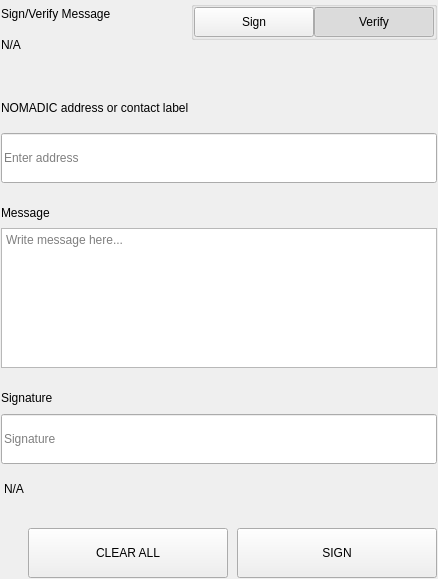
<?xml version="1.0" encoding="UTF-8"?>
<ui version="4.0">
 <class>SettingsSignMessageWidgets</class>
 <widget class="QWidget" name="SettingsSignMessageWidgets">
  <property name="geometry">
   <rect>
    <x>0</x>
    <y>0</y>
    <width>438</width>
    <height>579</height>
   </rect>
  </property>
  <property name="windowTitle">
   <string>Form</string>
  </property>
  <layout class="QVBoxLayout" name="verticalLayout">
   <property name="spacing">
    <number>0</number>
   </property>
   <property name="leftMargin">
    <number>0</number>
   </property>
   <property name="topMargin">
    <number>0</number>
   </property>
   <property name="rightMargin">
    <number>0</number>
   </property>
   <property name="bottomMargin">
    <number>0</number>
   </property>
   <item>
    <widget class="QWidget" name="left" native="true">
     <layout class="QVBoxLayout" name="verticalLayout_3">
      <property name="leftMargin">
       <number>0</number>
      </property>
      <property name="topMargin">
       <number>0</number>
      </property>
      <property name="rightMargin">
       <number>0</number>
      </property>
      <property name="bottomMargin">
       <number>0</number>
      </property>
      <item>
       <widget class="QWidget" name="container_sign" native="true">
        <layout class="QVBoxLayout" name="verticalLayout_2">
         <property name="spacing">
          <number>0</number>
         </property>
         <property name="leftMargin">
          <number>1</number>
         </property>
         <property name="topMargin">
          <number>1</number>
         </property>
         <property name="rightMargin">
          <number>1</number>
         </property>
         <property name="bottomMargin">
          <number>1</number>
         </property>
         <item>
          <layout class="QHBoxLayout" name="horizontalLayout_3" stretch="3,1">
           <property name="spacing">
            <number>40</number>
           </property>
           <item>
            <layout class="QVBoxLayout" name="verticalLayoutTitle">
             <property name="spacing">
              <number>5</number>
             </property>
             <item>
              <widget class="QLabel" name="labelTitle">
               <property name="text">
                <string>Sign/Verify Message</string>
               </property>
              </widget>
             </item>
             <item>
              <widget class="QLabel" name="labelSubtitle1">
               <property name="text">
                <string notr="true">N/A</string>
               </property>
               <property name="wordWrap">
                <bool>true</bool>
               </property>
              </widget>
             </item>
            </layout>
           </item>
           <item alignment="Qt::AlignRight|Qt::AlignTop">
            <widget class="QWidget" name="containerSwitch" native="true">
             <property name="styleSheet">
              <string notr="true">#containerSwitch{
	padding-top:9px;
}</string>
             </property>
             <layout class="QVBoxLayout" name="verticalLayout_6">
              <property name="spacing">
               <number>4</number>
              </property>
              <property name="leftMargin">
               <number>0</number>
              </property>
              <property name="topMargin">
               <number>0</number>
              </property>
              <property name="rightMargin">
               <number>0</number>
              </property>
              <property name="bottomMargin">
               <number>0</number>
              </property>
              <item alignment="Qt::AlignRight">
               <widget class="QGroupBox" name="groupBox">
                <property name="sizePolicy">
                 <sizepolicy hsizetype="Fixed" vsizetype="Preferred">
                  <horstretch>0</horstretch>
                  <verstretch>0</verstretch>
                 </sizepolicy>
                </property>
                <property name="title">
                 <string/>
                </property>
                <property name="alignment">
                 <set>Qt::AlignRight|Qt::AlignTop|Qt::AlignTrailing</set>
                </property>
                <layout class="QHBoxLayout" name="horizontalLayout_4">
                 <property name="spacing">
                  <number>0</number>
                 </property>
                 <property name="leftMargin">
                  <number>0</number>
                 </property>
                 <property name="topMargin">
                  <number>0</number>
                 </property>
                 <property name="rightMargin">
                  <number>0</number>
                 </property>
                 <property name="bottomMargin">
                  <number>0</number>
                 </property>
                 <item>
                  <widget class="QPushButton" name="pushSign">
                   <property name="minimumSize">
                    <size>
                     <width>120</width>
                     <height>30</height>
                    </size>
                   </property>
                   <property name="maximumSize">
                    <size>
                     <width>120</width>
                     <height>30</height>
                    </size>
                   </property>
                   <property name="focusPolicy">
                    <enum>Qt::NoFocus</enum>
                   </property>
                   <property name="text">
                    <string>Sign</string>
                   </property>
                   <property name="checkable">
                    <bool>true</bool>
                   </property>
                   <property name="autoExclusive">
                    <bool>true</bool>
                   </property>
                  </widget>
                 </item>
                 <item>
                  <widget class="QPushButton" name="pushVerify">
                   <property name="minimumSize">
                    <size>
                     <width>120</width>
                     <height>30</height>
                    </size>
                   </property>
                   <property name="maximumSize">
                    <size>
                     <width>120</width>
                     <height>30</height>
                    </size>
                   </property>
                   <property name="focusPolicy">
                    <enum>Qt::NoFocus</enum>
                   </property>
                   <property name="text">
                    <string>Verify</string>
                   </property>
                   <property name="checkable">
                    <bool>true</bool>
                   </property>
                   <property name="checked">
                    <bool>true</bool>
                   </property>
                   <property name="autoExclusive">
                    <bool>true</bool>
                   </property>
                  </widget>
                 </item>
                </layout>
               </widget>
              </item>
              <item alignment="Qt::AlignHCenter|Qt::AlignTop">
               <widget class="QLabel" name="labelSubtitleSwitch">
                <property name="text">
                 <string/>
                </property>
                <property name="alignment">
                 <set>Qt::AlignRight|Qt::AlignTrailing|Qt::AlignVCenter</set>
                </property>
               </widget>
              </item>
             </layout>
            </widget>
           </item>
          </layout>
         </item>
         <item>
          <spacer name="verticalSpacer_2">
           <property name="orientation">
            <enum>Qt::Vertical</enum>
           </property>
           <property name="sizeType">
            <enum>QSizePolicy::Fixed</enum>
           </property>
           <property name="sizeHint" stdset="0">
            <size>
             <width>20</width>
             <height>40</height>
            </size>
           </property>
          </spacer>
         </item>
         <item>
          <widget class="QWidget" name="containerAddress" native="true">
           <property name="sizePolicy">
            <sizepolicy hsizetype="Preferred" vsizetype="Fixed">
             <horstretch>0</horstretch>
             <verstretch>0</verstretch>
            </sizepolicy>
           </property>
           <layout class="QVBoxLayout" name="verticalLayout_5" stretch="0,0">
            <property name="spacing">
             <number>15</number>
            </property>
            <property name="leftMargin">
             <number>0</number>
            </property>
            <property name="topMargin">
             <number>0</number>
            </property>
            <property name="rightMargin">
             <number>0</number>
            </property>
            <property name="bottomMargin">
             <number>0</number>
            </property>
            <item>
             <widget class="QLabel" name="labelSubtitleAddress">
              <property name="minimumSize">
               <size>
                <width>0</width>
                <height>20</height>
               </size>
              </property>
              <property name="maximumSize">
               <size>
                <width>16777215</width>
                <height>20</height>
               </size>
              </property>
              <property name="text">
               <string>NOMADIC address or contact label</string>
              </property>
             </widget>
            </item>
            <item>
             <widget class="QLineEdit" name="addressIn_SM">
              <property name="minimumSize">
               <size>
                <width>0</width>
                <height>50</height>
               </size>
              </property>
              <property name="maximumSize">
               <size>
                <width>16777215</width>
                <height>50</height>
               </size>
              </property>
              <property name="placeholderText">
               <string>Enter address</string>
              </property>
             </widget>
            </item>
           </layout>
          </widget>
         </item>
         <item>
          <spacer name="verticalSpacer_3">
           <property name="orientation">
            <enum>Qt::Vertical</enum>
           </property>
           <property name="sizeType">
            <enum>QSizePolicy::Fixed</enum>
           </property>
           <property name="sizeHint" stdset="0">
            <size>
             <width>20</width>
             <height>20</height>
            </size>
           </property>
          </spacer>
         </item>
         <item>
          <layout class="QVBoxLayout" name="verticalLayout_9">
           <property name="spacing">
            <number>5</number>
           </property>
           <item>
            <widget class="QLabel" name="labelSubtitleMessage">
             <property name="minimumSize">
              <size>
               <width>0</width>
               <height>20</height>
              </size>
             </property>
             <property name="maximumSize">
              <size>
               <width>16777215</width>
               <height>20</height>
              </size>
             </property>
             <property name="text">
              <string>Message</string>
             </property>
            </widget>
           </item>
           <item>
            <widget class="QPlainTextEdit" name="messageIn_SM">
             <property name="minimumSize">
              <size>
               <width>0</width>
               <height>140</height>
              </size>
             </property>
             <property name="maximumSize">
              <size>
               <width>16777215</width>
               <height>140</height>
              </size>
             </property>
             <property name="placeholderText">
              <string>Write message here...</string>
             </property>
            </widget>
           </item>
          </layout>
         </item>
         <item>
          <spacer name="verticalSpacer_4">
           <property name="orientation">
            <enum>Qt::Vertical</enum>
           </property>
           <property name="sizeType">
            <enum>QSizePolicy::Fixed</enum>
           </property>
           <property name="sizeHint" stdset="0">
            <size>
             <width>20</width>
             <height>20</height>
            </size>
           </property>
          </spacer>
         </item>
         <item>
          <widget class="QWidget" name="widget" native="true">
           <property name="minimumSize">
            <size>
             <width>0</width>
             <height>75</height>
            </size>
           </property>
           <property name="maximumSize">
            <size>
             <width>16777215</width>
             <height>16777215</height>
            </size>
           </property>
           <layout class="QVBoxLayout" name="verticalLayout_4">
            <property name="leftMargin">
             <number>0</number>
            </property>
            <property name="topMargin">
             <number>0</number>
            </property>
            <property name="rightMargin">
             <number>0</number>
            </property>
            <property name="bottomMargin">
             <number>0</number>
            </property>
            <item>
             <widget class="QLabel" name="labelSubtitleSignature">
              <property name="minimumSize">
               <size>
                <width>0</width>
                <height>20</height>
               </size>
              </property>
              <property name="maximumSize">
               <size>
                <width>16777215</width>
                <height>20</height>
               </size>
              </property>
              <property name="text">
               <string>Signature</string>
              </property>
             </widget>
            </item>
            <item>
             <widget class="QLineEdit" name="signatureOut_SM">
              <property name="minimumSize">
               <size>
                <width>0</width>
                <height>50</height>
               </size>
              </property>
              <property name="placeholderText">
               <string>Signature</string>
              </property>
             </widget>
            </item>
           </layout>
          </widget>
         </item>
         <item>
          <widget class="QLabel" name="statusLabel_SM">
           <property name="styleSheet">
            <string notr="true">padding-top:5px;</string>
           </property>
           <property name="text">
            <string notr="true">N/A</string>
           </property>
          </widget>
         </item>
         <item>
          <spacer name="verticalSpacer">
           <property name="orientation">
            <enum>Qt::Vertical</enum>
           </property>
           <property name="sizeType">
            <enum>QSizePolicy::Fixed</enum>
           </property>
           <property name="sizeHint" stdset="0">
            <size>
             <width>20</width>
             <height>20</height>
            </size>
           </property>
          </spacer>
         </item>
         <item>
          <layout class="QHBoxLayout" name="horizontalLayout_7">
           <property name="spacing">
            <number>9</number>
           </property>
           <item>
            <spacer name="horizontalSpacer_5">
             <property name="orientation">
              <enum>Qt::Horizontal</enum>
             </property>
             <property name="sizeType">
              <enum>QSizePolicy::Expanding</enum>
             </property>
             <property name="sizeHint" stdset="0">
              <size>
               <width>40</width>
               <height>20</height>
              </size>
             </property>
            </spacer>
           </item>
           <item>
            <widget class="QPushButton" name="pushButtonClear">
             <property name="minimumSize">
              <size>
               <width>200</width>
               <height>50</height>
              </size>
             </property>
             <property name="focusPolicy">
              <enum>Qt::NoFocus</enum>
             </property>
             <property name="text">
              <string>CLEAR ALL</string>
             </property>
            </widget>
           </item>
           <item>
            <widget class="QPushButton" name="pushButtonSave">
             <property name="minimumSize">
              <size>
               <width>200</width>
               <height>50</height>
              </size>
             </property>
             <property name="maximumSize">
              <size>
               <width>200</width>
               <height>50</height>
              </size>
             </property>
             <property name="focusPolicy">
              <enum>Qt::NoFocus</enum>
             </property>
             <property name="text">
              <string>SIGN</string>
             </property>
            </widget>
           </item>
          </layout>
         </item>
        </layout>
       </widget>
      </item>
     </layout>
    </widget>
   </item>
  </layout>
 </widget>
 <resources/>
 <connections/>
</ui>
